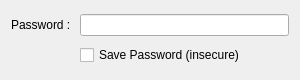
<?xml version="1.0" encoding="UTF-8"?>
<ui version="4.0">
 <class>PasswordInput</class>
 <widget class="QWidget" name="PasswordInput">
  <property name="geometry">
   <rect>
    <x>0</x>
    <y>0</y>
    <width>300</width>
    <height>80</height>
   </rect>
  </property>
  <property name="windowTitle">
   <string>Form</string>
  </property>
  <layout class="QGridLayout" name="gridLayout">
   <item row="0" column="0">
    <widget class="QLabel" name="label">
     <property name="text">
      <string>Password : </string>
     </property>
    </widget>
   </item>
   <item row="0" column="1">
    <widget class="QLineEdit" name="password">
     <property name="echoMode">
      <enum>QLineEdit::Password</enum>
     </property>
    </widget>
   </item>
   <item row="1" column="1">
    <widget class="QCheckBox" name="savePassword">
     <property name="text">
      <string>Save Password (insecure)</string>
     </property>
     <property name="tristate">
      <bool>false</bool>
     </property>
    </widget>
   </item>
  </layout>
 </widget>
 <resources/>
 <connections/>
</ui>
